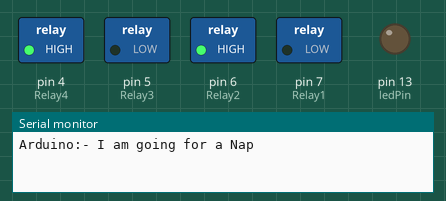
Recording of a sketch running on a simulated Arduino Uno, built with avr-gcc and run on an emulated ATmega328P. Shown: switched loads named in the sketch (green lamp = pin HIGH), output pins drawn as LEDs (lit = HIGH), the last lines printed to the serial monitor.

Above: at 0.8 s.
At 2.5 s:
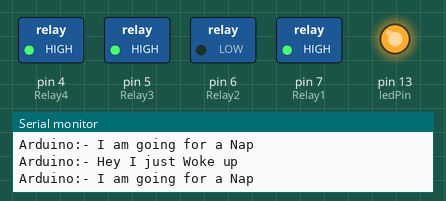
At 4.2 s:
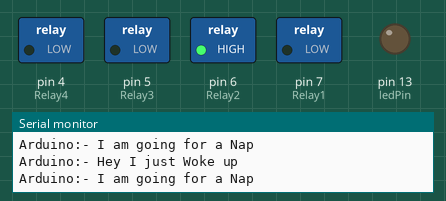
At 5.9 s:
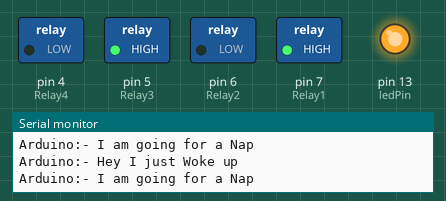
Timing chart, 0 to 8.8 s (numbered marks = the images above):
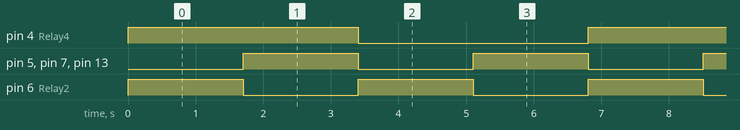

Measured:
- by itself, pin 4 (Relay4): alternates HIGH for 3.4 s and LOW for 3.4 s
- by itself, pin 5 (Relay3), pin 6 (Relay2), pin 7 (Relay1), pin 13 (ledPin): alternates HIGH for 1.7 s and LOW for 1.7 s
- by itself, everything shown: repeats every 6.8 s, in 4 steps

The sketch:

Get_4_Relays_to_Click_on___off_independently_.ino
```cpp
#include <LowPower.h>
#include <avr/sleep.h>
#include <avr/power.h>
const int ledPin = LED_BUILTIN;
const byte Relay1 = 7;
const byte Relay2 = 6;
const byte Relay3 = 5;
const byte Relay4 = 4;
int ledState = LOW;
int Relay1State = LOW;
int Relay2State = HIGH;
int Relay3State = LOW;
int Relay4State = HIGH;
unsigned long previousTimeLED = 0;
unsigned long previousTime1 = 0;
unsigned long previousTime2 = 0;
unsigned long previousTime3 = 0;
unsigned long previousTime4 = 0;
const unsigned long eventIntervalLED = 1000;
const unsigned long eventInterval1 = 1500;
const unsigned long eventInterval2 = 1000;
const unsigned long eventInterval3 = 500;
const unsigned long eventInterval4 = 2000;


void setup() {
  Serial.begin(9600);
  // put your setup code here, to run once:
  pinMode(ledPin, OUTPUT);
  pinMode(Relay1, OUTPUT);
  pinMode(Relay2, OUTPUT);
  pinMode(Relay3, OUTPUT);
  pinMode(Relay4, OUTPUT);
  digitalWrite(Relay1, Relay1State);
  digitalWrite(Relay2, Relay2State);
  digitalWrite(Relay3, Relay3State);
  digitalWrite(Relay4, Relay4State);


}

void loop() {
  // put your main code here, to run repeatedly:
  unsigned long currentTime = millis();
  if (currentTime - previousTimeLED >= eventIntervalLED) {
    previousTimeLED = currentTime;
    if (ledState == LOW) {
      ledState = HIGH;
    } else {
      ledState = LOW;
    } digitalWrite(ledPin, ledState);
  }


  if (currentTime - previousTime1 >= eventInterval1) {
    previousTime1 = currentTime;
    if (Relay1State == LOW) {
      Relay1State = HIGH;
    } else {
      Relay1State = LOW;
    }

    digitalWrite(Relay1, Relay1State);
  }

  if (currentTime - previousTime2 >= eventInterval2) {
    previousTime2 = currentTime;
    if (Relay2State == HIGH) {
      Relay2State = LOW;
    } else {
      Relay2State = HIGH;
    }

    digitalWrite(Relay2, Relay2State);
  }

  if (currentTime - previousTime3 >= eventInterval3) {
    previousTime3 = currentTime;
    if (Relay3State == LOW) {
      Relay3State = HIGH;
    } else {
      Relay3State = LOW;
    }

    digitalWrite(Relay3, Relay3State);
  }

  if (currentTime - previousTime4 >= eventInterval4) {
    previousTime4 = currentTime;
    if (Relay4State == HIGH) {
      Relay4State = LOW;
    } else {
      Relay4State = HIGH;
    }

    digitalWrite(Relay4, Relay4State);

  }
  Serial.println("Arduino:- I am going for a Nap");
  delay(200);

  LowPower.idle(SLEEP_1S, ADC_OFF, TIMER2_OFF, TIMER1_OFF, TIMER0_OFF,
                 SPI_OFF, USART0_OFF, TWI_OFF);
  Serial.println("Arduino:- Hey I just Woke up");
  Serial.println("");
  delay(500);
}
```
